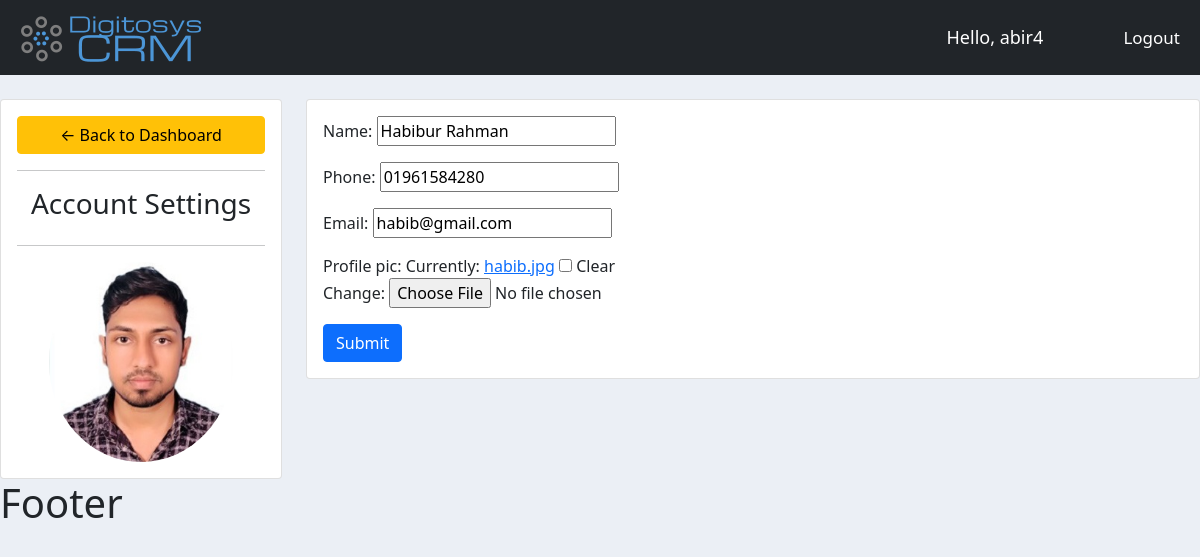
/profile_setting (signed in), run on the app's committed database.
### accounts/models.py (models this page shows, shortened)
class Customer(models.Model):
    user = models.OneToOneField(User, null=True, blank=True, on_delete=models.CASCADE)
    name = models.CharField(max_length=200, null=True)
    phone = models.CharField(max_length=200, null=True)
    email = models.CharField(max_length=200, null=True)
    profile_pic = models.ImageField(default="default-pro-pic.jpg", null=True, blank=True)
    created_date = models.DateTimeField(auto_now_add=True, null=True)

### accounts/decorators.py (the view)
        def wrapper_func(request, *args, **kwargs):
            group = None
            if request.user.groups.exists():
                group = request.user. groups.all()[0].name
            if group in allowed_roles:
                return view_func(request, *args, **kwargs)
            else:
                return HttpResponse('You are not authorised for this page!')

### accounts/forms.py
class CustomerForm(ModelForm):
    class Meta:
        model = Customer
        fields = '__all__'
        exclude = ['user']

### accounts/views.py (called while the page is built)
@login_required(login_url='login')
@allowed_users_only(allowed_roles=['Customer'])
def profileSetting(request):
    customer = request.user.customer
    form = CustomerForm(instance=customer)
    if request.method == 'POST':
        form = CustomerForm(request.POST, request.FILES, instance=customer)
        if form.is_valid():
            form.save()
    context = {'form': form}
    return render(request, 'profile_setting.html', context)

### accounts/templates/profile_setting.html (shortened to what this page needs)
{% extends 'base.html' %}
{% load static %}
{% block content %}
<br>
<div class="row">
	<div class="col-md-3">
		<div class="card card-body">
			<a class="btn btn-warning" href="{% url 'home' %}"> &#8592; Back to Dashboard</a>
			<hr>
			<h3 style="text-align: center">Account Settings</h3>
			<hr>
			<img class="profile-pic" src="{{request.user.customer.profile_pic.url}}" >
		</div>
	</div>
	<div class="col-md-9">
		<div class="card card-body">
			<form method="POST" action="" enctype="multipart/form-data">
				{{form.as_p}}
			<input class="btn btn-primary" type="submit" name="Update Information">
			</form>
		</div>
	</div>
</div>
{% endblock %}

### accounts/templates/navbar.html (shortened to what this page needs)
{% load static %}
<nav class="navbar navbar-expand-lg navbar-light bg-dark">
  <div class="container-fluid">
    <img src="{% static '/images/digitosys_crm_logo.png' %}" alt="">
  </div>
  <span id="hello-user" >Hello, {{request.user}}</span>
  <span><a id="logout-user" href="{% url 'logout' %}">Logout</a></span>
</nav>

### static/css/main.css (style rules this page uses)
body { background-color: #ebeff5; }

### accounts/templates/navbar.html (style rules this page uses)
#hello-user { font-size: 18px; color: #FFF; margin-right: 20px; width: 200px; }
#logout-user { font-size: 17px; color: #FFF; margin-right: 20px; text-decoration: none; }

### accounts/templates/profile_setting.html (style rules this page uses)
.profile-pic { max-width: 200px; max-height:200px; margin: 0 auto; border-radius: 50%; }

### data on the page
Customer: name "Habibur Rahman", phone "01961584280", email "habib@gmail.com"

### other printed values
{{ request.user }} "abir4"
